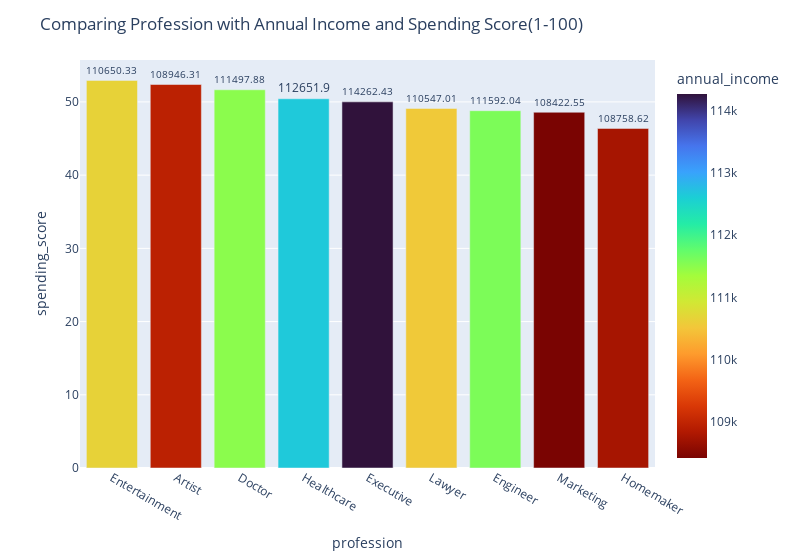

The code cell stored with this chart in its notebook:
### Code cell
#comparing the profession their mean income and spending score through bar
px.bar(prof_mean_inc, x = "profession", y = "spending_score", text = "annual_income", color = "annual_income",
      width = 800, color_continuous_scale = "turbo_r").update_layout(title = "Comparing Profession with Annual Income and Spending Score(1-100)").update_traces(
textposition = "outside")

### Figure 1 — Plotly figure (JSON) as saved in the notebook; plotly's stock layout.template omitted (floating-point values rounded to 4 significant figures)
{"data": [{"alignmentgroup": "True", "hovertemplate": "profession=%{x}<br>spending_score=%{y}<br>annual_income=%{marker.color}<extra></extra>", "legendgroup": "", "marker": {"color": [110700.0, 108900.0, 111500.0, 112700.0, 114300.0, 110500.0, 111600.0, 108400.0, 108800.0], "coloraxis": "coloraxis", "pattern": {"shape": ""}}, "name": "", "offsetgroup": "", "orientation": "v", "showlegend": false, "text": [110700.0, 108900.0, 111500.0, 112700.0, 114300.0, 110500.0, 111600.0, 108400.0, 108800.0], "textposition": "outside", "type": "bar", "x": ["Entertainment", "Artist", "Doctor", "Healthcare", "Executive", "Lawyer", "Engineer", "Marketing", "Homemaker"], "xaxis": "x", "y": [52.94, 52.38, 51.66, 50.43, 50.01, 49.11, 48.8, 48.59, 46.38], "yaxis": "y"}], "layout": {"barmode": "relative", "coloraxis": {"colorbar": {"title": {"text": "annual_income"}}, "colorscale": [[0, "#7a0402"], [0.07143, "#b11901"], [0.1429, "#d93806"], [0.2143, "#f36315"], [0.2857, "#fe9b2d"], [0.3571, "#f3c63a"], [0.4286, "#d1e834"], [0.5, "#a4fc3b"], [0.5714, "#61fc6c"], [0.6429, "#24eca6"], [0.7143, "#1bcfd4"], [0.7857, "#39a2fc"], [0.8571, "#4675ed"], [0.9286, "#4145ab"], [1, "#30123b"]]}, "legend": {"tracegroupgap": 0}, "margin": {"t": 60}, "title": {"text": "Comparing Profession with Annual Income and Spending Score(1-100)"}, "width": 800, "xaxis": {"anchor": "y", "domain": [0, 1], "title": {"text": "profession"}}, "yaxis": {"anchor": "x", "domain": [0, 1], "title": {"text": "spending_score"}}}}
